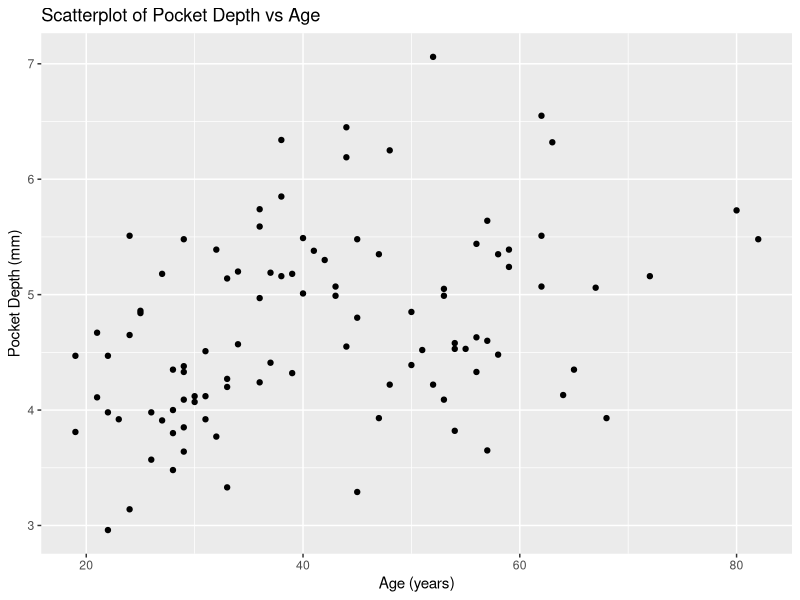
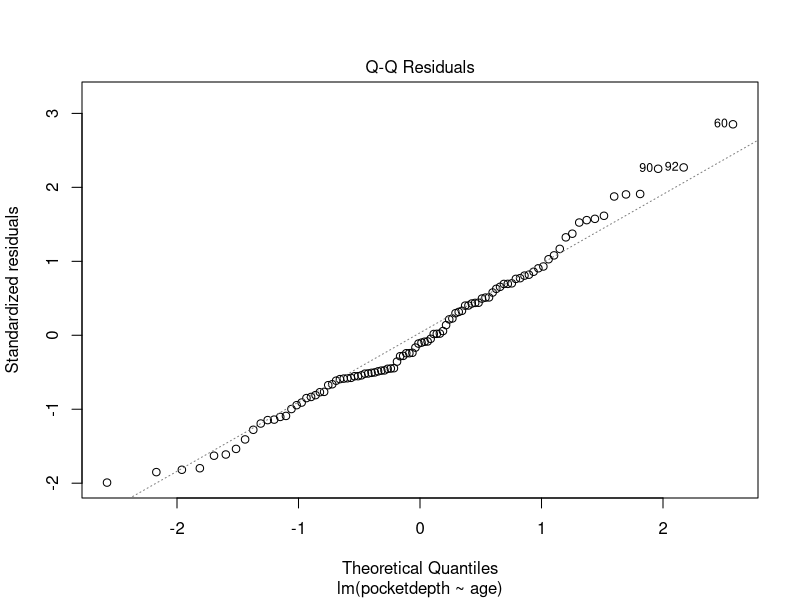
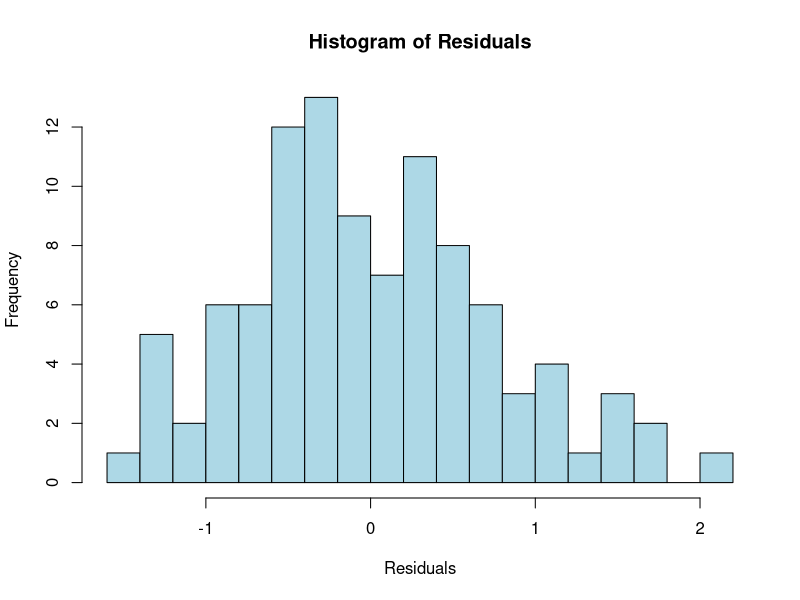
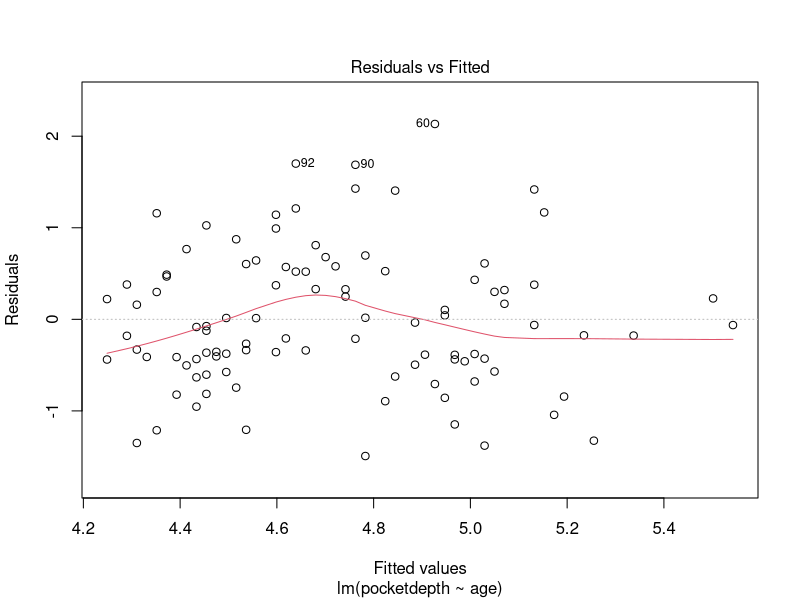
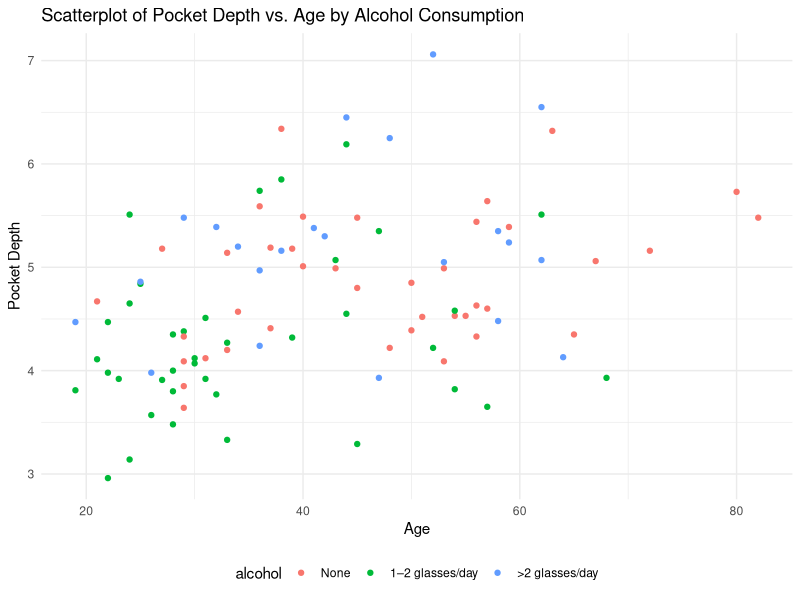

The R script that drew these images, in order:
## ---- chunk 1
library(haven)   # for reading SPSS files
library(dplyr)   # for data manipulation
library(ggplot2) # for data visualization
library(car)    # for calculating type-III ANOVA tables

# Load the dataset
pockets <- read_sav("datasets/pockets.sav")

# Convert labeled variables to factors
pockets <- pockets %>%
  mutate(across(where(is.labelled), as_factor))
## ---- chunk 2
# Scatterplot of pocket depth vs. age
ggplot(pockets, aes(x = age, y = pocketdepth)) +
  geom_point() +
  labs(
    x     = "Age (years)",
    y     = "Pocket Depth (mm)",
    title = "Scatterplot of Pocket Depth vs Age"
  )
## ---- chunk 3
# Calculate Pearson's correlation coefficient
cor(pockets$age, pockets$pocketdepth, use="complete.obs")
## ---- chunk 4
# Test the significance of the correlation coefficient
cor_test <- cor.test(pockets$age, pockets$pocketdepth)
cor_test
## ---- chunk 5
# Fit a simple linear regression model
model_slr <- lm(pocketdepth ~ age, data = pockets)

# Print the summary of the model
summary(model_slr)
## ---- chunk 6
plot(model_slr, which = 2)  # Q-Q plot
## ---- chunk 7
# Histogram of residuals
hist(residuals(model_slr), breaks = 15, col = "lightblue", border = "black", main = "Histogram of Residuals", xlab = "Residuals")
## ---- chunk 8
plot(model_slr, which = 1)  # residuals vs fitted
## ---- chunk 9
# Scatterplot of pocketdepth vs. age, colored by alcohol
ggplot(pockets, aes(x = age, y = pocketdepth, color = alcohol)) +
  geom_point() +
  labs(title = "Scatterplot of Pocket Depth vs. Age by Alcohol Consumption", x = "Age", y = "Pocket Depth") +
  theme_minimal() +
  theme(legend.position = "bottom")
## ---- chunk 10
# Check whether alcohol is a factor
is.factor(pockets$alcohol)
## ---- chunk 11
model_ancova <- lm(pocketdepth ~ age + alcohol, data = pockets)
summary(model_ancova)
## ---- chunk 12
Anova(model_ancova, type="III")
## ---- chunk 13
model_interaction <- lm(pocketdepth ~ age * alcohol, data = pockets)
summary(model_interaction)
## ---- chunk 14
Anova(model_interaction, type="III")
